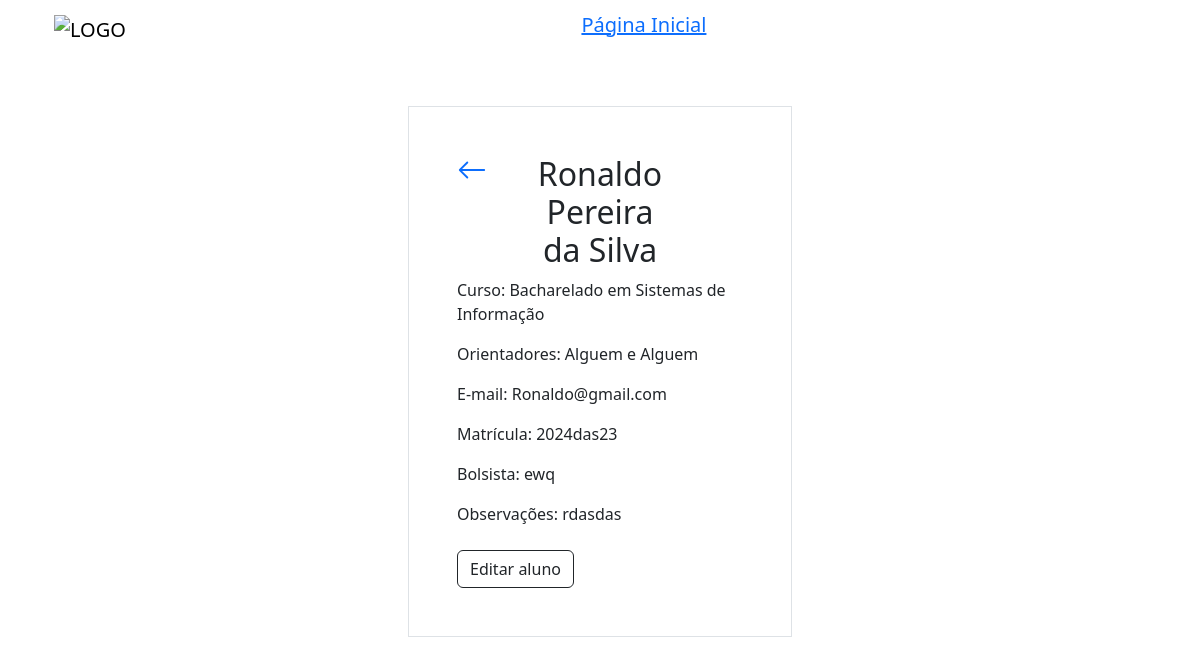
Page /alunos/alunoInfo/2/ on the committed database.
### alunos/models.py (models this page shows)
class Aluno(models.Model):
    nome = models.CharField(max_length=255)
    sobrenome = models.CharField(max_length=255)
    curso = models.ForeignKey(Turma, on_delete=models.SET_NULL, null=True)
    orientador1 = models.CharField(max_length=255)
    orientador2 = models.CharField(max_length=255, null=True, blank=True)
    bolsista = models.CharField(max_length=255)
    obs = models.TextField()
    email = models.EmailField(max_length = 255, null=True)
    matricula = models.CharField(max_length=20, null=True)

### turmas/models.py (models this page shows, shortened)
class Turma(models.Model):
    nome = models.CharField(max_length=255)
    vagas = models.IntegerField(null=True)
    curso = models.CharField(max_length=255)
    data_de_inicio = models.DateField(null=True)
    data_de_criacao = models.DateField(default=timezone.now)

### alunos/views.py (the view)
# urls.py: path('alunos/alunoInfo/<int:id>/', views.alunoInfo, name='alunoInfo'),
def alunoInfo(request, id):
  alunoID = get_object_or_404(Aluno, id=id)
  template = loader.get_template('alunoInfo.html')
  context = {'alunoID': alunoID, }
  return HttpResponse(template.render(context, request))

### alunos/templates/alunoInfo.html (shortened to what this page needs)
{% extends "master.html" %}
{% block content %}
    {% include "header.html" %}
    <div class="row">
        <div class="col"></div>
        <div class="col">
            <div class="container p-5 my-5 border">
                <div class="row">
                    <div class="col">
                        <a href="/alunos">
                            <svg xmlns="http://www.w3.org/2000/svg" width="30" height="30" fill="currentColor" class="bi bi-arrow-left" viewBox="0 0 16 16">
                                <path fill-rule="evenodd" d="M15 8a.5.5 0 0 0-.5-.5H2.707l3.147-3.146a.5.5 0 1 0-.708-.708l-4 4a.5.5 0 0 0 0 .708l4 4a.5.5 0 0 0 .708-.708L2.707 8.5H14.5A.5.5 0 0 0 15 8"/>
                            </svg>
                        </a>
                    </div>
                    <div class="col-6">
                        <h2 class="text-center">
                            {{ alunoID.nome }} {{ alunoID.sobrenome }}
                        </h2>
                    </div>
                    <div class="col"></div>
                </div>
                <p>Curso: {{ alunoID.curso.curso }}</p>
                {% if alunoID.orientador2 != blank %}
                    <p>Orientadores: {{ alunoID.orientador1 }} e {{ alunoID.orientador2 }} </p>
                {% else %}
                    <p>Orientador: {{ alunoID.orientador1 }} </p>
                {% endif %}
                <p>E-mail: {{ alunoID.email }}</p>
                <p>Matrícula: {{ alunoID.matricula }}</p>
                <p>Bolsista: {{ alunoID.bolsista }}</p>
                <p>Observações: {{ alunoID.obs }}</p>
                <div class="container px-0 mt-4">
                    <a href="{% url 'editar_aluno' alunoID.id %}">
                        <button type="button" class="btn btn-outline-dark">
                            Editar aluno
                        </button>
                    </a>
                </div>
            </div>
        </div>
        <div class="col"></div>
    </div>
{% endblock %}

### rows in the picture
Aluno: nome "Ronaldo", sobrenome "Pereira da Silva", curso.curso "Bacharelado em Sistemas de Informação", orientador1 "Alguem", orientador2 "Alguem", email "Ronaldo@gmail.com", matricula "2024das23", bolsista "ewq", obs "rdasdas"
